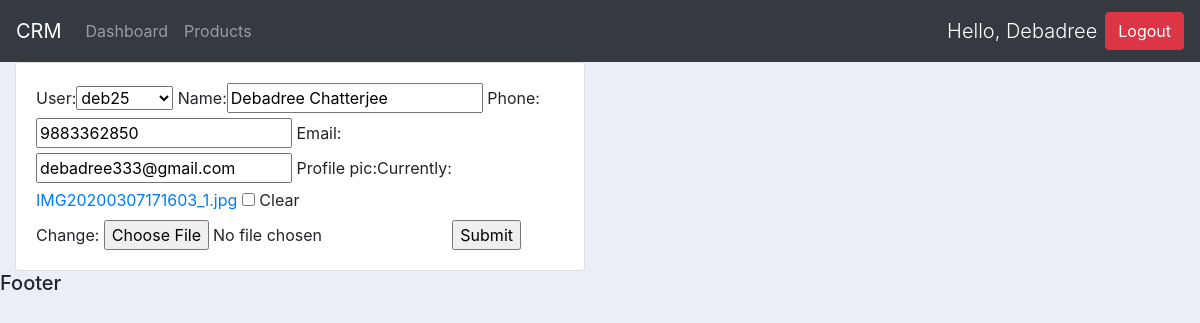
The app's page /update_customer/7/ (signed in) with its own data.
### accounts/models.py (models this page shows, shortened)
class Customer(models.Model):
	user = models.OneToOneField(User,null=True,on_delete=models.CASCADE)
	name = models.CharField(max_length=200, null=True)
	phone = models.CharField(max_length=200, null=True)
	email = models.CharField(max_length=200, null=True)
	date_created = models.DateTimeField(auto_now_add=True, null=True)
	profile_pic = models.ImageField(null=True,blank=True)

### accounts/decorators.py (the view)
    def wrapper_func(request,*args,**kwargs):
        group = None
        if request.user.groups.exists():
            group = request.user.groups.all()[0].name
        if group == 'customer':
            return redirect('user')
        elif group=='admin':
            return view_func(request,*args,**kwargs)

### accounts/forms.py
class CustomerForm(ModelForm):
    class Meta:
        model = Customer
        fields = '__all__'

### accounts/views.py (called while the page is built)
@login_required(login_url='login')
@admin_only
def updateCustomer(request,uid):
    customer = Customer.objects.get(id=uid)
    form = CustomerForm(instance=customer)
    if request.method == 'POST':
        form = CustomerForm(request.POST,instance=customer)
        if form.is_valid():
            form.save()
            return redirect('/')
    context = {'form':form}
    return render(request,'accounts/customer_form.html',context)

### accounts/templates/accounts/customer_form.html (shortened to what this page needs)
{%  extends 'accounts/main.html' %}
{% load static %}
{% block content %}
<div class="row">
	<div class="col-md-6">
		<div class="card card-body">
			<form action="" method="POST">
				{{form}}
				<input type="submit" name="Submit">
			</form>
		</div>
	</div>
</div>
{% endblock %}

### accounts/templates/accounts/navbar.html (shortened to what this page needs)
<nav class="navbar navbar-expand-lg navbar-dark bg-dark">
  <a class="navbar-brand" href="#">CRM</a>
  <div class="collapse navbar-collapse" id="navbarNav">
  {% if request.user.is_staff %}
    <ul class="navbar-nav mr-auto">
      <li class="nav-item {% if request.path == '/' %} active {% endif %} ">
        <a class="nav-link" href="{% url 'home' %}">Dashboard</a>
      </li>
      <li class="nav-item {% if request.path == '/products/' %} active {% endif %}">
        <a class="nav-link" href="{% url 'products' %}">Products</a>
      </li>
    </ul>
  {% endif %}
  </div>
  <span class="navbar-text mr-2 lead" style="color: white;">Hello, {{request.user.first_name}} </span>
  <a class="btn btn-danger" href="{% url 'logout' %}">Logout</a>
</nav>

### static/css/main.css (style rules this page uses)
body { background-color: #ebeff5; }

### records on screen
Customer: user "deb25", name "Debadree Chatterjee", phone "9883362850", email "debadree333@gmail.com"

### other values on screen
{{ request.user.first_name }} "Debadree"
